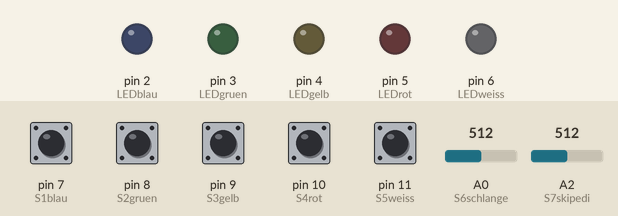
Simulated run of this sketch. Board: Arduino Uno, built with avr-gcc and run on an emulated ATmega328P. On the bench: output pins drawn as LEDs (lit = HIGH). The test bench sets the inputs (shaded band); at power-on: pin 7 (S1blau), pin 8 (S2gruen), pin 9 (S3gelb), pin 10 (S4rot), pin 11 (S5weiss) HIGH, A2 (S7skipedi) = 512, A0 (S6schlange) = 512. The audio player accepts every command and is not drawn; what the sketch prints to the serial monitor is not drawn.

Above: at 5.7 s.
5.8 s: pin 8 (S2gruen) pulled LOW for 0.15 s
At 5.88 s:
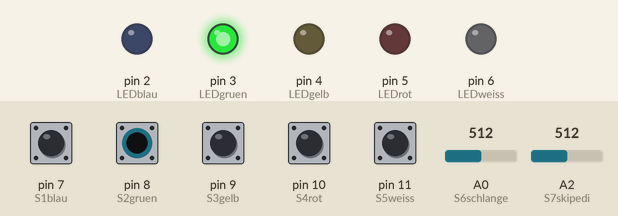
7.4 s: pin 9 (S3gelb) pulled LOW for 0.15 s
At 7.48 s:
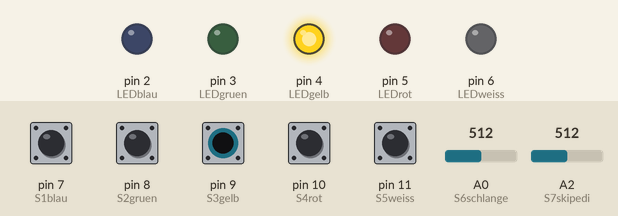
9.0 s: pin 10 (S4rot) pulled LOW for 0.15 s
At 9.07 s:
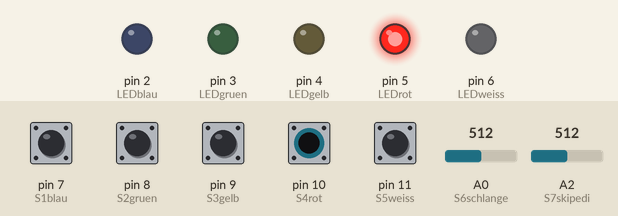
10.6 s: pin 11 (S5weiss) pulled LOW for 0.15 s
At 10.67 s:
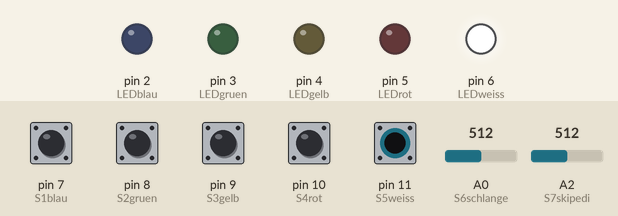
12.2 s: pin 7 (S1blau) pulled LOW for 0.15 s
At 12.27 s:
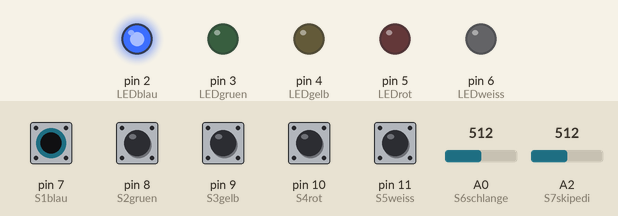
15.3 s: A2 (S7skipedi) set to 985
18.3 s: A2 (S7skipedi) set to 1006
Timing chart, 0 to 20.8 s (numbered marks = the images above; inputs shaded):
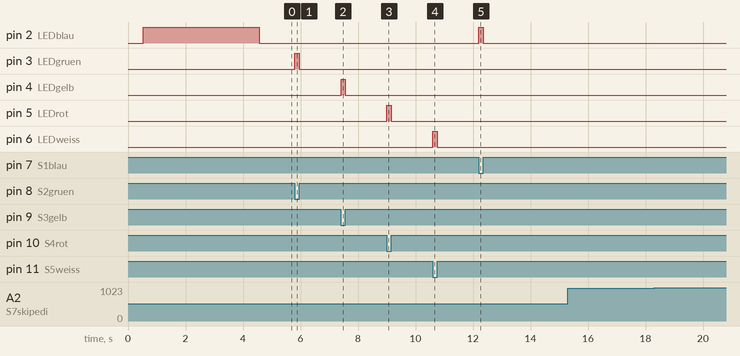

Measured:
- after the input at 5.8 s, pin 3 (LEDgruen): LOW → HIGH at once, → LOW 0.14 s later
- after the input at 7.4 s, pin 4 (LEDgelb): LOW → HIGH at once, → LOW 0.14 s later
- after the input at 9.0 s, pin 5 (LEDrot): LOW → HIGH at once, → LOW 0.15 s later
- after the input at 10.6 s, pin 6 (LEDweiss): LOW → HIGH at once, → LOW 0.15 s later
- after the input at 12.2 s, pin 2 (LEDblau): LOW → HIGH at once, → LOW 0.15 s later
- after the input at 15.3 s, every drawn part: stays the same
- after the input at 18.3 s, every drawn part: stays the same

The sketch:

SoundBox.ino
```cpp
//Bibliothek
#include "Arduino.h"
#include "SoftwareSerial.h"
#include "DFRobotDFPlayerMini.h"

SoftwareSerial mySoftwareSerial(12, 13); // RX, TX
DFRobotDFPlayerMini myDFPlayer;
void printDetail(uint8_t type, int value);


// globale Variablen definitieon
int LEDblau = 2;
int LEDgruen = 3;
int LEDgelb = 4;
int LEDrot = 5;
int LEDweiss = 6;

int S1blau = 7;
int S2gruen = 8;
int S3gelb = 9;
int S4rot = 10;
int S5weiss = 11;
int S6schlange = A0;
int S7skipedi = A2;

int abspielen = 0;
//


void setup() {
  // put your setup code here, to run once:
  //defintion der Output
  pinMode(LEDblau, OUTPUT);
  pinMode(LEDgruen, OUTPUT);
  pinMode(LEDgelb, OUTPUT);
  pinMode(LEDrot, OUTPUT);
  pinMode(LEDweiss, OUTPUT);

  pinMode(S1blau, INPUT_PULLUP);
  pinMode(S2gruen, INPUT_PULLUP);
  pinMode(S3gelb, INPUT_PULLUP);
  pinMode(S4rot, INPUT_PULLUP);
  pinMode(S5weiss, INPUT_PULLUP);

  mySoftwareSerial.begin(9600);
  Serial.begin(115200);

  Serial.println();
  Serial.println(F("DFRobot DFPlayer Mini Demo"));
  Serial.println(F("Initializing DFPlayer ... (May take 3~5 seconds)"));

  if (!myDFPlayer.begin(mySoftwareSerial)) {  //Use softwareSerial to communicate with mp3.
    Serial.println(F("Unable to begin:"));
    Serial.println(F("1.Please recheck the connection!"));
    Serial.println(F("2.Please insert the SD card!"));
    while (true);
  }
  Serial.println(F("DFPlayer Mini online."));

  myDFPlayer.setTimeOut(500); //Set serial communictaion time out 500ms

  //----Set volume----
  myDFPlayer.volume(10);  //Set volume value (0~30).
  //myDFPlayer.volumeUp(); //Volume Up
  //myDFPlayer.volumeDown(); //Volume Down

  //----Set different EQ----
  myDFPlayer.EQ(DFPLAYER_EQ_NORMAL);
  //  myDFPlayer.EQ(DFPLAYER_EQ_POP);
  //  myDFPlayer.EQ(DFPLAYER_EQ_ROCK);
  //  myDFPlayer.EQ(DFPLAYER_EQ_JAZZ);
  //  myDFPlayer.EQ(DFPLAYER_EQ_CLASSIC);
  //  myDFPlayer.EQ(DFPLAYER_EQ_BASS);

  //----Set device we use SD as default----
  //  myDFPlayer.outputDevice(DFPLAYER_DEVICE_U_DISK);
  myDFPlayer.outputDevice(DFPLAYER_DEVICE_SD);
  //  myDFPlayer.outputDevice(DFPLAYER_DEVICE_AUX);
  //  myDFPlayer.outputDevice(DFPLAYER_DEVICE_SLEEP);
  //  myDFPlayer.outputDevice(DFPLAYER_DEVICE_FLASH);

  //----Mp3 control----
  //  myDFPlayer.sleep();     //sleep
  //  myDFPlayer.reset();     //Reset the module
  //  myDFPlayer.enableDAC();  //Enable On-chip DAC
  //  myDFPlayer.disableDAC();  //Disable On-chip DAC
  //  myDFPlayer.outputSetting(true, 15); //output setting, enable the output and set the gain to 15

  //----Mp3 play----
  /*
    myDFPlayer.next();  //Play next mp3
    delay(1000);
    myDFPlayer.previous();  //Play previous mp3
    delay(1000);
    myDFPlayer.play(1);  //Play the first mp3
    delay(1000);
    myDFPlayer.loop(1);  //Loop the first mp3
    delay(1000);
    myDFPlayer.pause();  //pause the mp3
    delay(1000);
    myDFPlayer.start();  //start the mp3 from the pause
    delay(1000);
    myDFPlayer.playFolder(15, 4);  //play specific mp3 in SD:/15/004.mp3; Folder Name(1~99); File Name(1~255)
    delay(1000);
    myDFPlayer.enableLoopAll(); //loop all mp3 files.
    delay(1000);
    myDFPlayer.disableLoopAll(); //stop loop all mp3 files.
    delay(1000);
    myDFPlayer.playMp3Folder(4); //play specific mp3 in SD:/MP3/0004.mp3; File Name(0~65535)
    delay(1000);
    myDFPlayer.advertise(3); //advertise specific mp3 in SD:/ADVERT/0003.mp3; File Name(0~65535)
    delay(1000);
    myDFPlayer.stopAdvertise(); //stop advertise
    delay(1000);
    myDFPlayer.playLargeFolder(2, 999); //play specific mp3 in SD:/02/004.mp3; Folder Name(1~10); File Name(1~1000)
    delay(1000);
    myDFPlayer.loopFolder(5); //loop all mp3 files in folder SD:/05.
    delay(1000);
    myDFPlayer.randomAll(); //Random play all the mp3.
    delay(1000);
    myDFPlayer.enableLoop(); //enable loop.
    delay(1000);
    myDFPlayer.disableLoop(); //disable loop.
    delay(1000);
  */

  //----Read imformation----
  Serial.println(myDFPlayer.readState()); //read mp3 state
  Serial.println(myDFPlayer.readVolume()); //read current volume
  Serial.println(myDFPlayer.readEQ()); //read EQ setting
  Serial.println(myDFPlayer.readFileCounts()); //read all file counts in SD card
  Serial.println(myDFPlayer.readCurrentFileNumber()); //read current play file number
  Serial.println(myDFPlayer.readFileCountsInFolder(3)); //read file counts in folder SD:/03

  //myDFPlayer.playMp3Folder(1);


  //LED-Test
  digitalWrite(LEDblau, HIGH);

  // windows start sound
  myDFPlayer.playMp3Folder(7);

  delay(4000);

  digitalWrite(LEDblau, LOW);
}

void loop() {
  // put your main code here, to run repeatedly:
  Serial.print("Schalrter 2: ");
  Serial.print(analogRead(S7skipedi));
  Serial.print(" | ");

  Serial.print("Schalngenschalter: ");
  Serial.println(analogRead(S6schlange));

  // Blue daba de baba dei
  if (digitalRead(S1blau) == 0) {
    digitalWrite (LEDblau, HIGH);
    if (abspielen == 0) {
      abspielen = 1;
      myDFPlayer.playMp3Folder(8);
    }
  }
  else {
    digitalWrite (LEDblau, LOW);
  }

  //shwifty
  if (digitalRead(S2gruen) == 0) {
    digitalWrite (LEDgruen, HIGH);
    if (abspielen == 0) {
      abspielen = 1;
      myDFPlayer.playMp3Folder(4);
    }
  }
  else {
    digitalWrite (LEDgruen, LOW);
  }

  //super hot
  if (digitalRead(S3gelb) == 0) {
    digitalWrite (LEDgelb, HIGH);
    if (abspielen == 0) {
      abspielen = 1;
      myDFPlayer.playMp3Folder(5);
    }
  }
  else {
    digitalWrite (LEDgelb, LOW);
  }

  //run little girl
  if (digitalRead(S4rot) == 0) {
    digitalWrite (LEDrot, HIGH);
    if (abspielen == 0) {
      abspielen = 1;
      myDFPlayer.playMp3Folder(6);
    }
  }
  else {
    digitalWrite (LEDrot, LOW);
  }


  if (digitalRead(S5weiss) == 0) {
    digitalWrite (LEDweiss, HIGH);
    if (abspielen == 0) {
      abspielen = 1;
      myDFPlayer.playMp3Folder(3);
    }
  }
  else {
    digitalWrite (LEDweiss, LOW);
  }

  if (abspielen == 0 && analogRead(S6schlange) > 500) {
    abspielen = 1;
    myDFPlayer.playMp3Folder(1);
  }


  if (abspielen == 0 && analogRead(S7skipedi) > 500) {
    abspielen = 1;
    myDFPlayer.playMp3Folder(2);

  }

  //party mode
  if (digitalRead(S1blau) == 0 && digitalRead(S2gruen) == 0 && digitalRead(S3gelb) == 0 && digitalRead(S4rot) == 0 && digitalRead(S5weiss) == 0) {
    myDFPlayer.pause();
    delay(100);
    myDFPlayer.playMp3Folder(9);

    partyLoop();
  }

  // Diese Bedingung muss um jeden zusätzlichen Schalter ergänzt werden, der Musik abspielen und dadurch auch stoppen soll.
  if (abspielen == 1 && analogRead(S6schlange) < 500 && analogRead(S7skipedi) < 500 && digitalRead(S1blau) == 1 && digitalRead(S2gruen) == 1 && digitalRead(S3gelb) == 1  && digitalRead(S4rot) == 1 && digitalRead(S5weiss) == 1) {
    abspielen = 0;
    myDFPlayer.pause();  //pause the mp3
  }

  delay(10);
}

void partyLoop() {
  while (digitalRead(S1blau) == 0 && digitalRead(S2gruen) == 0 && digitalRead(S3gelb) == 0 && digitalRead(S4rot) == 0 && digitalRead(S5weiss) == 0) {
    for (int i = 2; i < 7; i++) {
      digitalWrite (i, HIGH);
      delay(100);
      digitalWrite (i, LOW);
    }
  }
}
```
